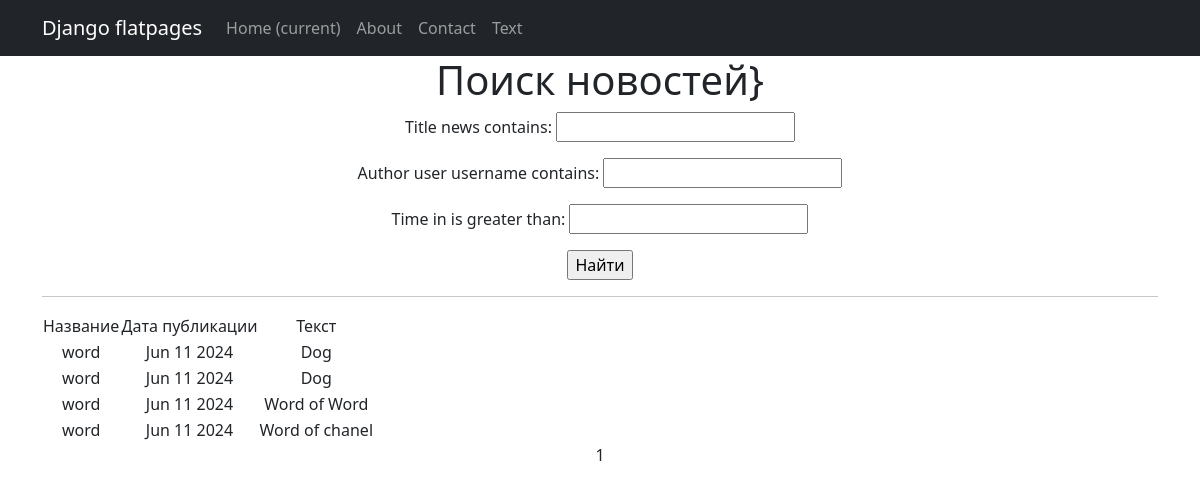
The app's page /post/search, older data.
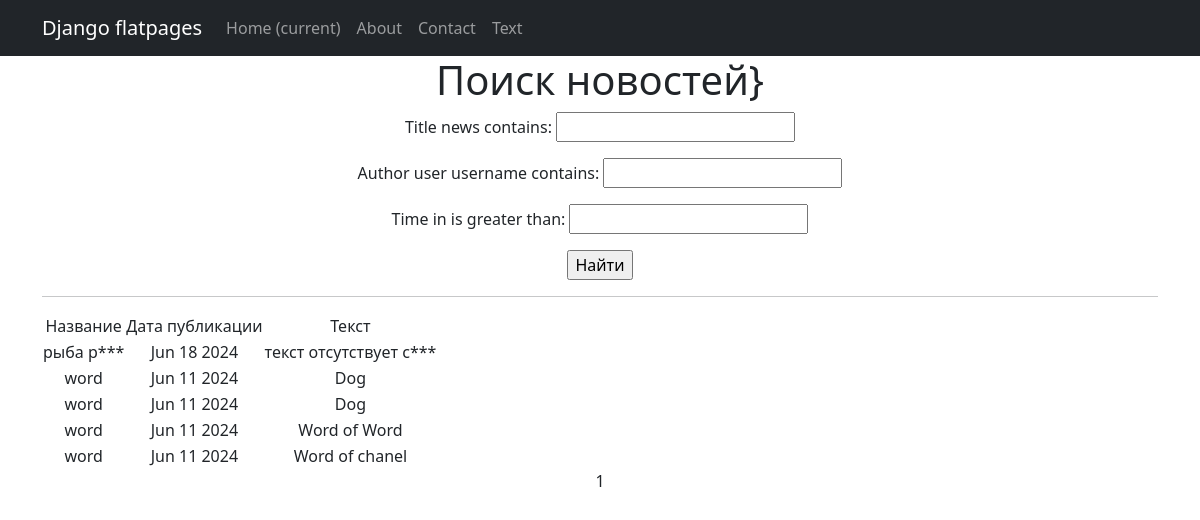
The same page, newer data.
### news/models.py (models this page shows, shortened)
class Post(models.Model):
    article = 'статья'
    news = 'новость'
    POSITIONS = [
        (article, 'article'),
        (news, 'news'),
    ]
    author = models.ForeignKey(Author, on_delete=models.CASCADE)
    news = models.CharField(max_length=55, choices=POSITIONS, default='новость')
    time_in = models.DateTimeField(auto_now_add=True)
    products = models.ManyToManyField(Category, through='PostCategory')
    title_news = models.CharField(max_length=55)
    text_news = models.TextField(default="Текст отсутствует")
    post_reiting = models.IntegerField(default=0)

### news/views.py (the view)
# urls.py: path('search', PostList.as_view(), name='news_search'),
class PostList(ListView):
    model = Post
    ordering = '-time_in'
    template_name = 'search.html'
    context_object_name = 'news'
    paginate_by = 10  # вот так мы можем указать количество записей на странице
    def get_queryset(self):
        queryset = super().get_queryset()
        self.filterset = PostFilter(self.request.GET, queryset)
        return self.filterset.qs
    def get_context_data(self, **kwargs):
        context = super().get_context_data(**kwargs)
        context['time_now'] = datetime.utcnow()
        context['next_sale'] = None
        context['filterset'] = self.filterset
        return context

### news/templatetags/custom_filters.py (called while the page is built)
@register.filter()
def censorship(text):
   STOP_LIST = [
       'мат',
       'редиска',
       'сук',
   ]
   for word in STOP_LIST:
      if word in text:
          text = text.lower().replace(word.lower(), word[0]+'***')
   return f'{text}'

### templates/search.html (shortened to what this page needs)
{% extends 'flatpages/default.html' %}
{% load custom_filters %}!
{% block content %}
<h1>Поиск новостей}</h1>
   <form action="" method="get">
       {{ filterset.form.as_p }}
       <input type="submit" value="Найти" />
   </form>
<hr>
{% if news %}
<table>
    <tr>
        <td> Название</td>
        <td> Дата публикации</td>
        <td> Текст</td>
    </tr>
    {% for news in news %}
    <tr>
        <td>{{ news.title_news|censorship }}</td>
        <td>{{ news.time_in|date:'M d Y' }}</td>
        <td>{{ news.text_news|censorship}}</td>
    </tr>
    {% endfor %}
</table>
{% else %}
<h2>Статей нет!</h2>
{% endif %}
{{ page_obj.number }}
{% endblock content %}

Row changes from the older to the newer data that the page shows:
added Post: title_news|censorship "рыба р***", time_in "Jun 18 2024", text_news|censorship "текст отсутствует с***"
